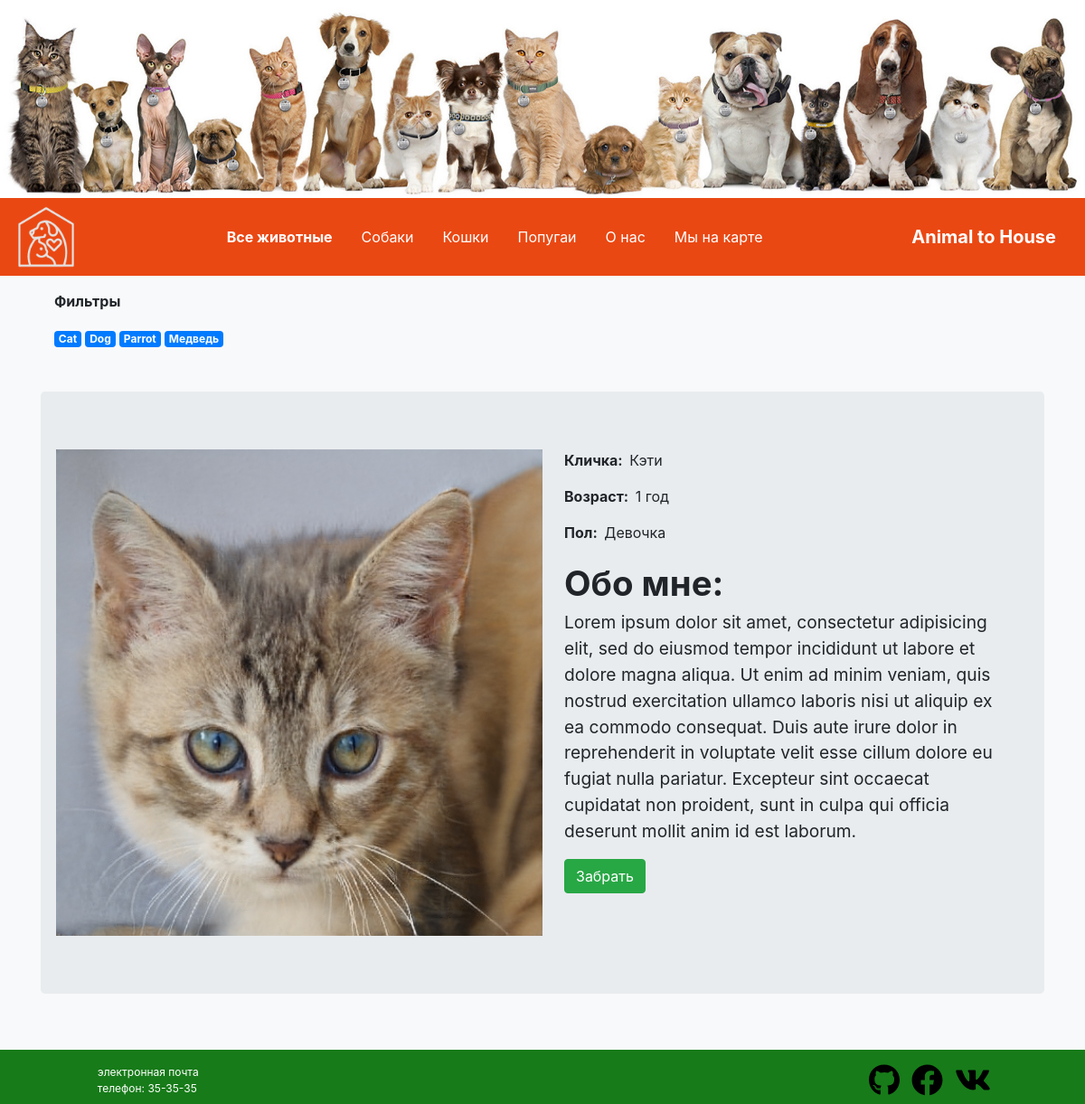
Page /3 on the committed database.
### animal_shelter/models.py (models this page shows, shortened)
class Kind(models.Model):
    name = models.CharField(max_length=50, verbose_name="Вид", null=True, blank=True)
    def __str__(self):
        return self.name

class Pet(models.Model):
    name = models.CharField(max_length=13, verbose_name='Кличка')
    description = models.TextField(verbose_name='О питомце')
    receipt_date = models.DateField(auto_now=True, verbose_name="Поступил")
    face = models.ImageField(upload_to='pets_foto', blank=True, verbose_name="Фотография")
    birth_data = models.DateField(blank=True, null=True, verbose_name='Дата рождения')
    MALE = 'Мальчик'
    FEMALE = 'Девочка'
    GENDER = [(MALE, "Мальчик"), (FEMALE, "Девочка"), ]
    gender = models.CharField(max_length=10, choices=GENDER, verbose_name='Пол', null=True)
    kind = models.ForeignKey(Kind, on_delete=models.CASCADE, null=True, blank=True, verbose_name="Вид")
    @property
    def age(self):
        age = int((datetime.now().date() - self.birth_data).days / 31)
        if age > 12:
            age = int(age / 12)
            last_simbol = age % 10
            if last_simbol == 1:
                return f'{age} год'
            elif last_simbol in (2, 3, 4):
                return f'{age} года'
            elif age % 100 in range(5, 21):
                return f'{age} лет'

### animal_shelter/views.py (the view)
# urls.py: path('<int:pk>', PetsDetailView.as_view(), name='pet-detail'),
class PetsDetailView(DetailView):
    model = Pet
    template_name = 'base2.html'
    def get_context_data(self, **kwargs):
        context = super().get_context_data(**kwargs)
        context['kind'] = Kind.objects.all()
        return context

### animal_shelter/templates/base2.html (shortened to what this page needs)
{% extends 'for_base/top.html' %}
{% block finder_by_kind %}
    <p><b>Фильтры</b></p>
    {% for k in kind %}
        <a href="{% url 'animal_shelter:finder_by_kind' k.name %}"><div class="badge badge-primary">{{ k }}</div></a>
    {% endfor %}
{% endblock %}
{% block contant %}
       <div class=" mt-5 jumbotron">
            <div class="row">
                <div class="w-50">
                    <img class="w-100" src="{{ media }}{{ object.face }}" alt="">
                </div>
                <div class="ml-4 flex-column right-block">
                    <div>
                        <div class="d-flex">
                            <span>Кличка: &nbsp</span><p>{{ object.name }}</p>
                        </div>
                        <div class="d-flex">
                            <span>Возраст: &nbsp</span><p>{{ object.age }}</p>
                        </div>
                        <div class="d-flex">
                            <span>Пол: &nbsp</span><p>{{ object.gender }}</p>
                        </div>
                        <div class="description">
                            <span style="font-weight: bold">Обо мне:</span>
                            <p>{{ object.description }}</p>
                        </div>
                        <div class="d-flex">
                            <button class="btn btn-success">Забрать</button>
                        </div>
                    </div>
                </div>
            </div>
       </div>
{% endblock %}

### animal_shelter/static/css/main.css (style rules this page uses)
.right-block { width: 45%; }
.d-flex span { font-weight: bold; }
.description span { font-weight: bold; font-size: 2.4rem; }
.description p { font-size: 1.2rem; }

### rows in the picture
Kind: name "Cat"
Kind: name "Dog"
Kind: name "Parrot"
Kind: name "Медведь"
Pet: face (picture), name "Кэти", age "1 год", gender "Девочка", description "Lorem ipsum dolor sit amet, consectetur adipisicing elit, sed do eiusmod tempor incididunt ut labore et dolore magna aliqua. Ut enim ad minim veniam, quis nostrud exercitation ullamco laboris nisi ut aliquip ex ea commodo consequat. Duis aute irure dolor in reprehenderit in voluptate velit esse cillum dolore eu fugiat nulla pariatur. Excepteur sint occaecat cupidatat non proident, sunt in culpa qui officia deserunt mollit anim id est laborum."
